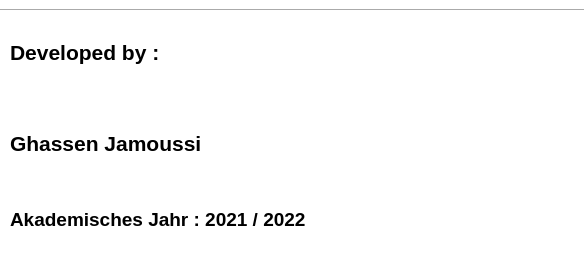
<?xml version="1.0" encoding="UTF-8"?>
<ui version="4.0">
 <class>about</class>
 <widget class="QDialog" name="about">
  <property name="geometry">
   <rect>
    <x>0</x>
    <y>0</y>
    <width>584</width>
    <height>271</height>
   </rect>
  </property>
  <property name="windowTitle">
   <string>Dialog</string>
  </property>
  <property name="styleSheet">
   <string notr="true">background-color:rgb(255, 255, 255);</string>
  </property>
  <widget class="QLabel" name="label">
   <property name="geometry">
    <rect>
     <x>10</x>
     <y>10</y>
     <width>631</width>
     <height>251</height>
    </rect>
   </property>
   <property name="whatsThis">
    <string>&lt;html&gt;&lt;head/&gt;&lt;body&gt;&lt;p&gt;&lt;span style=&quot; font-size:16pt; font-weight:600;&quot;&gt;Developed by &lt;/span&gt;&lt;/p&gt;&lt;p&gt;&lt;br/&gt;&lt;/p&gt;&lt;p&gt;&lt;span style=&quot; font-size:16pt; font-weight:600;&quot;&gt;Ghassen Jamoussi Mohamed Alschravi&lt;/span&gt;&lt;/p&gt;&lt;p&gt;&lt;span style=&quot; font-size:16pt; font-weight:600;&quot;&gt;Mohamed Alhaniny Abderrahman Balawni &lt;/span&gt;&lt;/p&gt;&lt;/body&gt;&lt;/html&gt;</string>
   </property>
   <property name="text">
    <string>&lt;html&gt;&lt;head/&gt;&lt;body&gt;&lt;p&gt;&lt;span style=&quot; font-size:16pt; font-weight:600;&quot;&gt;Developed by :&lt;/span&gt;&lt;/p&gt;&lt;p align=&quot;center&quot;&gt;&lt;br/&gt;&lt;/p&gt;&lt;p&gt;&lt;br/&gt;&lt;span style=&quot; font-size:16pt; font-weight:600;&quot;&gt;Ghassen Jamoussi &lt;/span&gt;&lt;/p&gt;&lt;p&gt;&lt;br/&gt;&lt;/p&gt;&lt;p&gt;&lt;span style=&quot; font-size:14pt; font-weight:600;&quot;&gt;Akademisches Jahr : 2021 / 2022&lt;/span&gt;&lt;/p&gt;&lt;/body&gt;&lt;/html&gt;</string>
   </property>
  </widget>
  <widget class="Line" name="line">
   <property name="geometry">
    <rect>
     <x>-30</x>
     <y>0</y>
     <width>641</width>
     <height>20</height>
    </rect>
   </property>
   <property name="orientation">
    <enum>Qt::Horizontal</enum>
   </property>
  </widget>
 </widget>
 <resources/>
 <connections/>
</ui>
